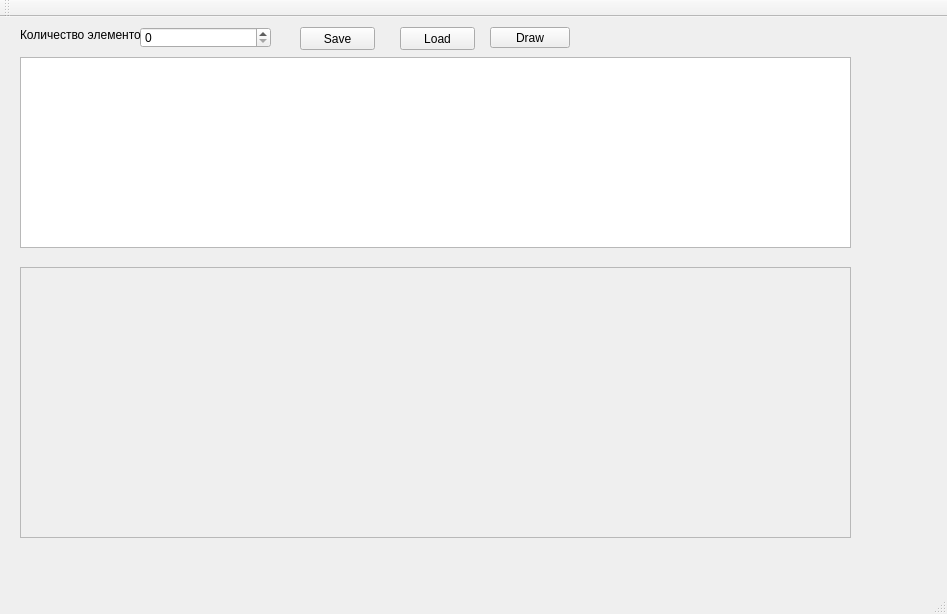
<?xml version="1.0" encoding="UTF-8"?>
<ui version="4.0">
 <class>MainWindow</class>
 <widget class="QMainWindow" name="MainWindow">
  <property name="geometry">
   <rect>
    <x>0</x>
    <y>0</y>
    <width>947</width>
    <height>614</height>
   </rect>
  </property>
  <property name="windowTitle">
   <string>MainWindow</string>
  </property>
  <widget class="QWidget" name="centralWidget">
   <widget class="QTableWidget" name="tableWidget">
    <property name="geometry">
     <rect>
      <x>20</x>
      <y>40</y>
      <width>831</width>
      <height>191</height>
     </rect>
    </property>
   </widget>
   <widget class="QSpinBox" name="spinBox">
    <property name="geometry">
     <rect>
      <x>140</x>
      <y>10</y>
      <width>131</width>
      <height>21</height>
     </rect>
    </property>
    <property name="maximum">
     <number>20</number>
    </property>
   </widget>
   <widget class="QLabel" name="label">
    <property name="geometry">
     <rect>
      <x>20</x>
      <y>10</y>
      <width>121</width>
      <height>16</height>
     </rect>
    </property>
    <property name="text">
     <string>Количество элементов</string>
    </property>
   </widget>
   <widget class="QPushButton" name="pushButtonSave">
    <property name="geometry">
     <rect>
      <x>300</x>
      <y>10</y>
      <width>75</width>
      <height>23</height>
     </rect>
    </property>
    <property name="text">
     <string>Save</string>
    </property>
   </widget>
   <widget class="QPushButton" name="pushButtonLoad">
    <property name="geometry">
     <rect>
      <x>400</x>
      <y>10</y>
      <width>75</width>
      <height>23</height>
     </rect>
    </property>
    <property name="text">
     <string>Load</string>
    </property>
   </widget>
   <widget class="m_widget" name="widget" native="true">
    <property name="geometry">
     <rect>
      <x>20</x>
      <y>250</y>
      <width>831</width>
      <height>271</height>
     </rect>
    </property>
   </widget>
   <widget class="QFrame" name="frame">
    <property name="geometry">
     <rect>
      <x>20</x>
      <y>250</y>
      <width>831</width>
      <height>271</height>
     </rect>
    </property>
    <property name="frameShape">
     <enum>QFrame::StyledPanel</enum>
    </property>
    <property name="frameShadow">
     <enum>QFrame::Plain</enum>
    </property>
   </widget>
   <widget class="QPushButton" name="pushButton">
    <property name="geometry">
     <rect>
      <x>490</x>
      <y>10</y>
      <width>80</width>
      <height>21</height>
     </rect>
    </property>
    <property name="text">
     <string>Draw</string>
    </property>
   </widget>
  </widget>
  <widget class="QMenuBar" name="menuBar">
   <property name="geometry">
    <rect>
     <x>0</x>
     <y>0</y>
     <width>947</width>
     <height>20</height>
    </rect>
   </property>
  </widget>
  <widget class="QToolBar" name="mainToolBar">
   <attribute name="toolBarArea">
    <enum>TopToolBarArea</enum>
   </attribute>
   <attribute name="toolBarBreak">
    <bool>false</bool>
   </attribute>
  </widget>
  <widget class="QStatusBar" name="statusBar"/>
 </widget>
 <layoutdefault spacing="6" margin="11"/>
 <customwidgets>
  <customwidget>
   <class>m_widget</class>
   <extends>QWidget</extends>
   <header location="global">m_widget.h</header>
   <container>1</container>
  </customwidget>
 </customwidgets>
 <resources/>
 <connections/>
</ui>
